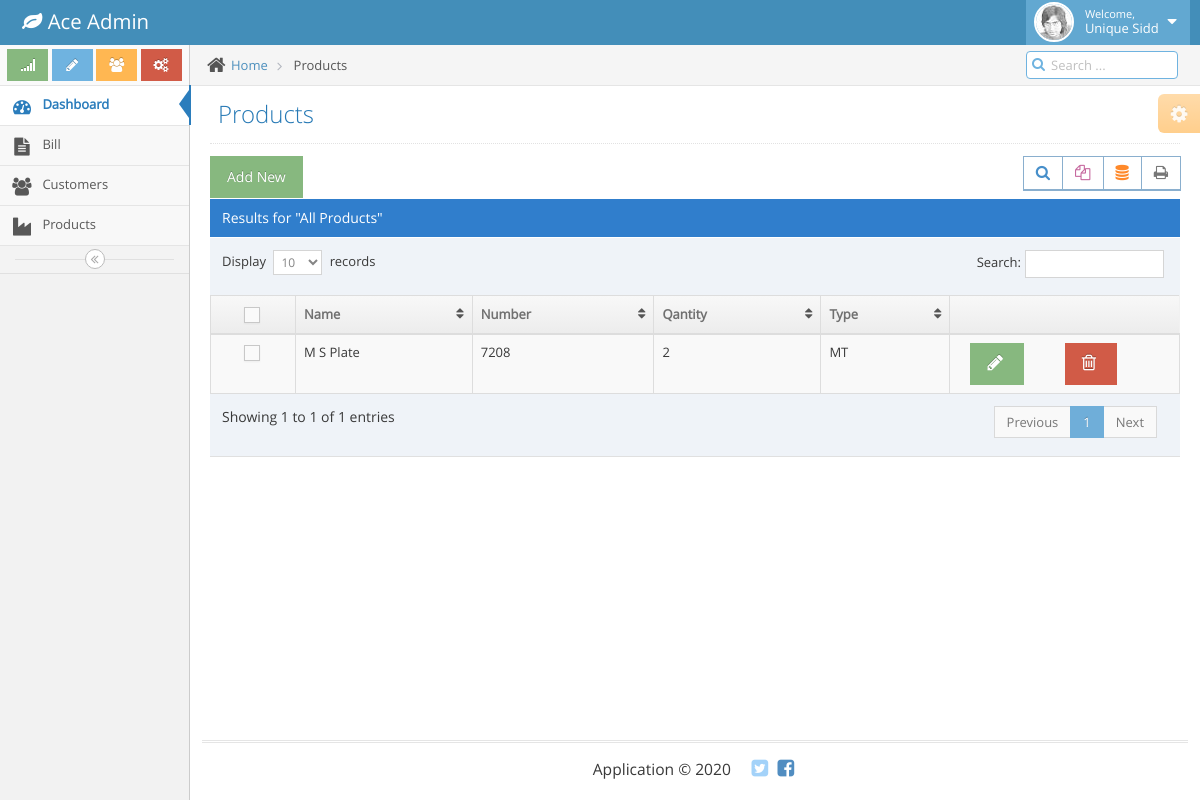
The page /panel/products.php (signed in) on the database as committed earlier.
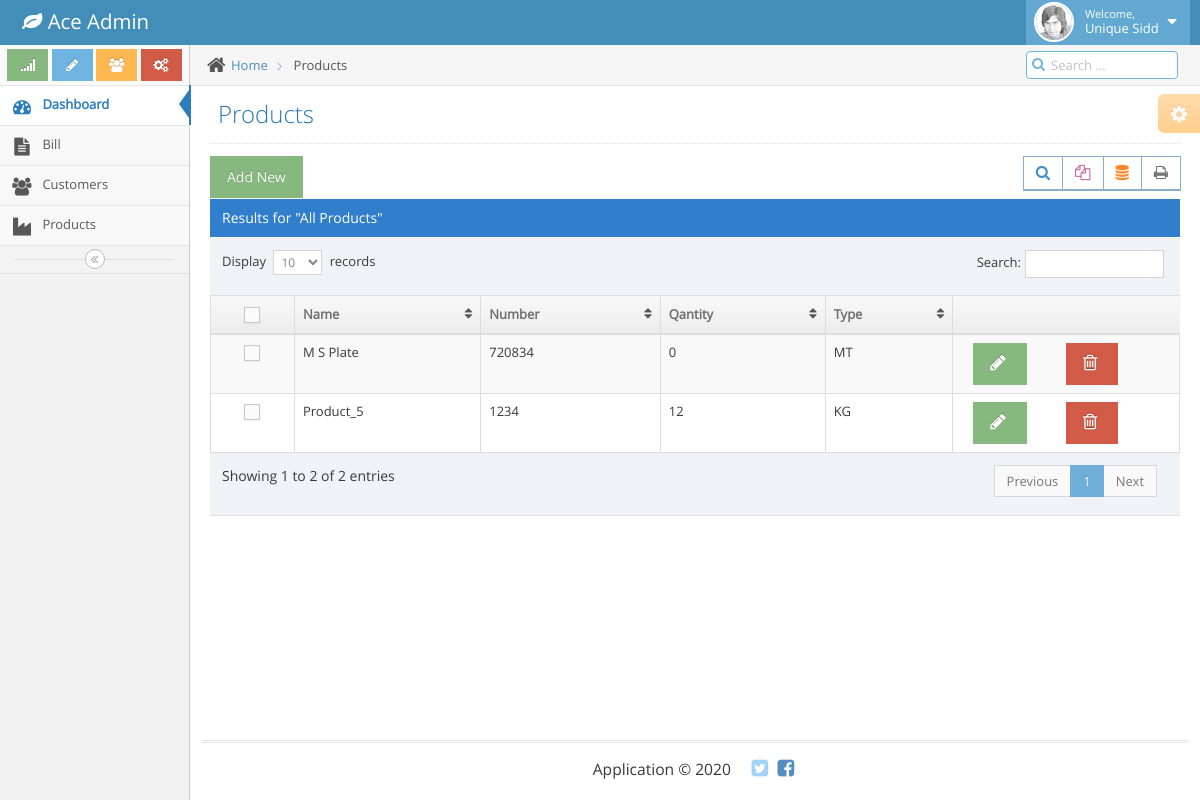
The same page on the database as committed later.
### tables this page shows
CREATE TABLE `product` (
  `p_id` int(11) NOT NULL,
  `p_name` varchar(30) NOT NULL,
  `p_num` varchar(10) NOT NULL,
  `p_qantity` int(20) NOT NULL,
  `p_qnt_type` varchar(20) NOT NULL,
  `status` int(11) NOT NULL DEFAULT 1,
  `deleted_at` timestamp NULL DEFAULT NULL,
  `updated_at` timestamp NOT NULL DEFAULT current_timestamp(),
  `created_at` timestamp NOT NULL DEFAULT current_timestamp()
);

### panel/products.php (the view, shortened to what this page needs)
<!DOCTYPE html>
<html lang="en">
	<head>
		<?php include 'header.php';?>
	</head>
	<body class="no-skin">
		<?php include 'top_nav.php'; ?>
		<div class="main-container ace-save-state" id="main-container">
			<?php include 'side_nav.php';?>
			<div class="main-content">
				<div class="main-content-inner">
					<div class="breadcrumbs ace-save-state" id="breadcrumbs">
						<ul class="breadcrumb">
							<li>
								<i class="ace-icon fa fa-home home-icon"></i>
								<a href="index.php">Home</a>
							</li>
							<li>
								Products
							</li>
						</ul>
						<div class="nav-search" id="nav-search">
							<form class="form-search">
								<span class="input-icon">
									<input type="text" placeholder="Search ..." class="nav-search-input" id="nav-search-input" autocomplete="off" />
									<i class="ace-icon fa fa-search nav-search-icon"></i>
								</span>
							</form>
						</div>
					</div>
					<div class="page-content">
						<div class="ace-settings-container" id="ace-settings-container">
							<div class="btn btn-app btn-xs btn-warning ace-settings-btn" id="ace-settings-btn">
								<i class="ace-icon fa fa-cog bigger-130"></i>
							</div>
						</div>
						<div class="page-header">
							<h1>
								Products
							</h1>
						</div>
						<div class="row">
							<div class="col-xs-12">
								<div class="row">
									<div class="col-xs-12">
										<div class="clearfix">
											<button type="button" class="btn btn-success" data-toggle="modal" data-target="#new_pro">Add New</button>
											<div class="pull-right tableTools-container"></div>
										</div>
										<div class="table-header">
											Results for "All Products"
										</div>
										<div>
											<table id="dynamic-table" class="table table-striped table-bordered table-hover">
												<thead>
													<tr>
														<th class="center">
															<label class="pos-rel">
																<span class="lbl"></span>
															</label>
														</th>
														<th>Name</th>
														<th>Number</th>
														<th>Qantity</th>
														<th>Type</th>
														<th></th>
													</tr>
												</thead>
												<tbody>
										<?php
											$sql = "SELECT * FROM product where status = 1";
											$result = $con->query($sql);
											if ($result->num_rows > 0)
											{
									    		while($row = $result->fetch_assoc())
									    		{
										?>
													<tr >
														<td class="center">
															<label class="pos-rel">
																<span class="lbl"></span>
															</label>
														</td>
														<td >
															<p><?php echo $row['p_name']?></p>
														</td>
														<td>
															<p><?php echo $row['p_num']?></p>
														</td>
														<td>
															<p><?php echo $row['p_qantity']?></p>
														</td>
														<td>
															<p><?php echo $row['p_qnt_type']?></p>
														</td>
														<td>
															<div class="hidden-sm hidden-xs action-buttons col-sm-6">
																	<button type="button" class="btn btn-success editbtn"><i class="ace-icon fa fa-pencil bigger-130"></i></button>
															</div>
															<div class="hidden-sm hidden-xs action-buttons ">
																<form action="controller/products.php" method="post">
																	<button type="submit" name="delete_pro" class="btn btn-danger"><i class="ace-icon fa fa-trash-o bigger-130"></i></button>
																</form>
															</div>
														</td>
													</tr>
										<?php
												}
											}
										?>
												</tbody>
											</table>
										</div>
									</div>
								</div>
							</div>
						</div>
					</div>
				</div>
			</div>
			<?php include 'footer.php';?>
	</body>
</html>

### panel/header.php (shortened to what this page needs)
<link rel="stylesheet" href="assets/css/bootstrap.min.css" />
<link rel="stylesheet" href="assets/font-awesome/4.5.0/css/font-awesome.min.css" />
<link rel="stylesheet" href="assets/css/ace.min.css" class="ace-main-stylesheet" id="main-ace-style" />
<link rel="stylesheet" href="assets/css/ace-skins.min.css" />
<link rel="stylesheet" href="assets/css/ace-rtl.min.css" />

### panel/top_nav.php (shortened to what this page needs)
<?php
	require_once('Db/dbconfig.php');
    $query = "select name from admin where email = '".$_SESSION['user_name']."'";
    $query_run = mysqli_query($con, $query);
    if(@mysqli_num_rows($query_run)>0)
    {
        $row = mysqli_fetch_array($query_run, MYSQLI_ASSOC);
        @$name = $row['name'];
    }
?>
<div id="navbar" class="navbar navbar-default          ace-save-state">
			<div class="navbar-container ace-save-state" id="navbar-container">
				<div class="navbar-header pull-left">
					<a href="index.html" class="navbar-brand">
						<small>
							<i class="fa fa-leaf"></i>
							Ace Admin
						</small>
					</a>
				</div>
				<div class="navbar-buttons navbar-header pull-right" role="navigation">
					<ul class="nav ace-nav">
						<li class="light-blue dropdown-modal">
							<a data-toggle="dropdown" href="#" class="dropdown-toggle">
								<img class="nav-user-photo" src="assets/images/avatars/user.jpg" alt="Jason's Photo" />
								<span class="user-info">
									<small>Welcome,</small>
									<?php echo @$name; ?>
								</span>
								<i class="ace-icon fa fa-caret-down"></i>
							</a>
						</li>
					</ul>
				</div>
			</div>
		</div>

### panel/side_nav.php (shortened to what this page needs)
<div id="sidebar" class="sidebar                  responsive                    ace-save-state">
				<div class="sidebar-shortcuts" id="sidebar-shortcuts">
					<div class="sidebar-shortcuts-large" id="sidebar-shortcuts-large">
						<button class="btn btn-success">
							<i class="ace-icon fa fa-signal"></i>
						</button>
						<button class="btn btn-info">
							<i class="ace-icon fa fa-pencil"></i>
						</button>
						<button class="btn btn-warning">
							<i class="ace-icon fa fa-users"></i>
						</button>
						<button class="btn btn-danger">
							<i class="ace-icon fa fa-cogs"></i>
						</button>
					</div>
				</div>
				<ul class="nav nav-list">
					<li class="active">
						<a href="index.php">
							<i class="menu-icon fa fa-tachometer"></i>
							<span class="menu-text"> Dashboard </span>
						</a>
					</li>
					<li class="">
						<a href="bills.php">
							<i class="menu-icon fa fa-file-text"></i>
							<span class="menu-text"> Bill </span>
						</a>
					</li>
					<li class="">
						<a href="customers.php">
							<i class="menu-icon fa fa-group"></i>
							<span class="menu-text"> Customers </span>
						</a>
					</li>
					<li class="">
						<a href="products.php">
							<i class="menu-icon fa fa-industry"></i>
							<span class="menu-text"> Products </span>
						</a>
					</li>
				</ul>
				<div class="sidebar-toggle sidebar-collapse" id="sidebar-collapse">
					<i id="sidebar-toggle-icon" class="ace-icon fa fa-angle-double-left ace-save-state" data-icon1="ace-icon fa fa-angle-double-left" data-icon2="ace-icon fa fa-angle-double-right"></i>
				</div>
			</div>

### panel/footer.php (shortened to what this page needs)
<div class="footer">
				<div class="footer-inner">
					<div class="footer-content">
						<span class="bigger-120">
							Application &copy; 2020
						</span>
						<span class="action-buttons">
							<a href="#">
								<i class="ace-icon fa fa-twitter-square light-blue bigger-150"></i>
							</a>
							<a href="https://www.facebook.com/fulzelesidd" target="_blank">
								<i class="ace-icon fa fa-facebook-square text-primary bigger-150"></i>
							</a>
						</span>
					</div>
				</div>
			</div>
		</div>

Rows that differ between the two databases and show on the page:
changed product "M S Plate": p_num "7208" → "720834"; p_qantity "2" → "0"
added product: p_name "Product_5", p_num "1234", p_qantity "12", p_qnt_type "KG"
Other text that changed with them:
text written by a page script: "Display records Search: Showing 1 to 1 of 1 entries Previous 1 Next" → "Display records Search: Showing 1 to 2 of 2 entries Previous 1 Next"
